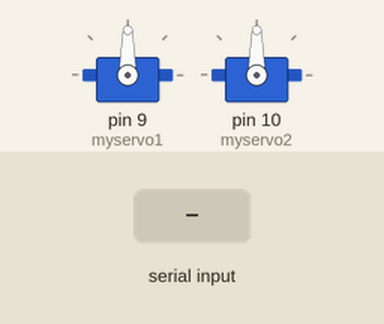
The sketch below on a simulated Arduino Uno, built with avr-gcc and run on an emulated ATmega328P. On the bench: 2 × servo. The inputs (shaded band) are chosen by the test bench. What the sketch prints to the serial monitor is not drawn.

Above: at 1.2 s.
1.3 s: byte 30 received over Serial
At 1.8 s:
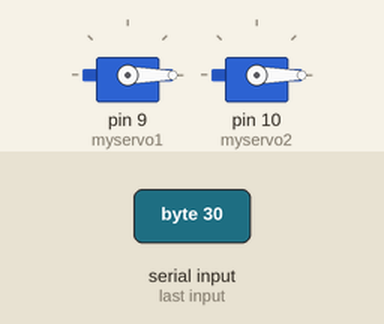
Timing chart, 0 to 4.3 s (numbered marks = the images above; inputs shaded):
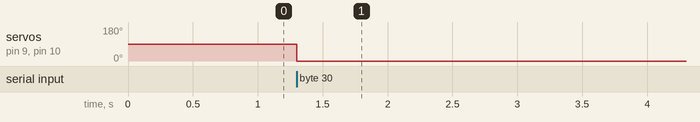

Measured:
- after the input at 1.3 s, servo on pin 9 (myservo1), servo on pin 10 (myservo2): 90° → 0° at once

The sketch:

servoCodeMillis.ino
```cpp
//#include <Adafruit_PWMServoDriver.h>
//#include <Adafruit_NeoPixel.h>

#include <Servo.h>

Servo myservo1;
Servo myservo2;

int ard_birthRate;
int ard_deathRate;

long lastBirthRefresh;
long lastDeathRefresh;


void setup ()
{
  Serial.begin(9600);

  int ard_birthRate = Serial.read();   // read it
  int ard_deathRate = Serial.read();

  myservo1.attach(9);
  myservo2.attach(10);
}

void loop ()
{
if (Serial.available() > 0)
{
  Serial.write(ard_birthRate);         // send it back out as raw binary data
  Serial.write(ard_deathRate);

if(millis() - lastDeathRefresh >= ard_deathRate)
{
  int ard_deaththRate = Serial.read();   // read it
  myservo1.write(0-ard_deathRate);
  lastDeathRefresh = millis();
}


if (millis() - lastBirthRefresh >= ard_birthRate)
{
  int ard_birthRate = Serial.read();   // read it
  myservo2.write(ard_birthRate);
  lastBirthRefresh = millis();
}

delay(15);
}
}
```
